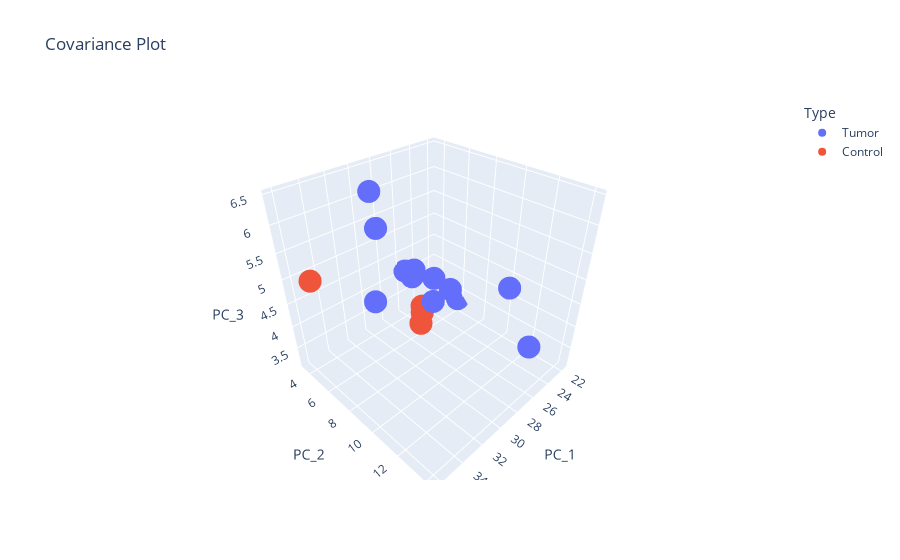

Notebook source saved alongside this figure:
### Code cell
fig = px.scatter_3d(cov_df, x='PC_1', y='PC_2', z='PC_3', title='Covariance Plot',color='Type')
# fig.write_html("downloads/variance.html")
fig.show()

### Figure 1 — Plotly figure (JSON) as saved in the notebook; plotly's stock layout.template omitted (floating-point values rounded to 4 significant figures)
{"data": [{"hovertemplate": "Type=Tumor<br>PC_1=%{x}<br>PC_2=%{y}<br>PC_3=%{z}<extra></extra>", "legendgroup": "Tumor", "marker": {"color": "#636efa", "symbol": "circle"}, "mode": "markers", "name": "Tumor", "scene": "scene", "showlegend": true, "type": "scatter3d", "x": [26.62, 27.04, 24.69, 23.41, 30.64, 21.7, 23.23, 31.36, 31.45, 25.26, 24.62, 25.71], "y": [5.313, 14.21, 5.624, 6.218, 5.103, 5.762, 10.77, 6.112, 6.506, 5.978, 3.448, 3.657], "z": [4.461, 4.314, 4.105, 3.778, 4.152, 3.265, 4.488, 6.463, 5.898, 3.655, 3.819, 4.109]}, {"hovertemplate": "Type=Control<br>PC_1=%{x}<br>PC_2=%{y}<br>PC_3=%{z}<extra></extra>", "legendgroup": "Control", "marker": {"color": "#EF553B", "symbol": "circle"}, "mode": "markers", "name": "Control", "scene": "scene", "showlegend": true, "type": "scatter3d", "x": [25.07, 25.31, 27.55, 36.23], "y": [4.745, 4.942, 6.574, 5.534], "z": [3.134, 3.371, 3.492, 5.29]}], "layout": {"legend": {"title": {"text": "Type"}, "tracegroupgap": 0}, "scene": {"domain": {"x": [0, 1], "y": [0, 1]}, "xaxis": {"title": {"text": "PC_1"}}, "yaxis": {"title": {"text": "PC_2"}}, "zaxis": {"title": {"text": "PC_3"}}}, "title": {"text": "Covariance Plot"}}}
